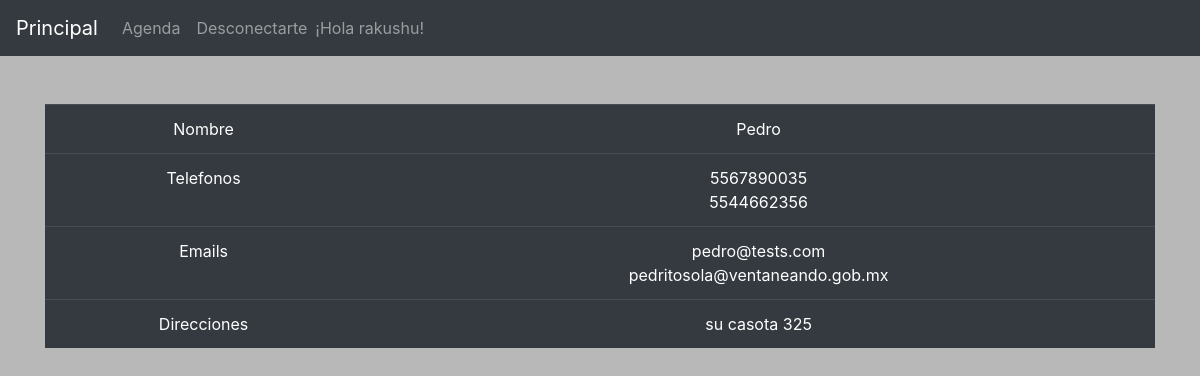
Screenshot of /contactos/detalles/5/ (signed in) with the database file from the repository.
### contactbook/models.py (models this page shows)
class Contacto(models.Model):
    name = models.CharField(max_length=100)
    phone = models.CharField(max_length=20)
    phone2 = models.CharField(max_length=20, null=True)
    phone3 = models.CharField(max_length=20, null=True)
    phone4 = models.CharField(max_length=20, null=True)
    phone5 = models.CharField(max_length=20, null=True)
    phone6 = models.CharField(max_length=20, null=True)
    phone7 = models.CharField(max_length=20, null=True)
    phone8 = models.CharField(max_length=20, null=True)
    phone9 = models.CharField(max_length=20, null=True)
    phone10 = models.CharField(max_length=20, null=True)
    email = models.EmailField()
    email2 = models.EmailField(null=True)
    email3 = models.EmailField(null=True)
    email4 = models.EmailField(null=True)
    email5 = models.EmailField(null=True)
    email6 = models.EmailField(null=True)
    email7 = models.EmailField(null=True)
    email8 = models.EmailField(null=True)
    email9 = models.EmailField(null=True)
    email10 = models.EmailField(null=True)
    address = models.CharField(max_length=150)
    address2 = models.CharField(max_length=150, null=True)
    address3 = models.CharField(max_length=150, null=True)
    address4 = models.CharField(max_length=150, null=True)
    address5 = models.CharField(max_length=150, null=True)
    address6 = models.CharField(max_length=150, null=True)
    address7 = models.CharField(max_length=150, null=True)
    address8 = models.CharField(max_length=150, null=True)
    address9 = models.CharField(max_length=150, null=True)
    address10 = models.CharField(max_length=150, null=True)
    owner = models.ForeignKey(User, on_delete=models.CASCADE)

### contactbook/views.py (the view)
# urls.py: path('contactos/detalles/<int:contact_id>/', contact_detail_page, name='details'),
def contact_detail_page(request, contact_id):
    obj = Contacto.objects.get(id=contact_id)
    template_name = 'contact_detail.html'
    context = {"object": obj}
    return render(request, template_name, context)

### contactos/templates/contact_detail.html (shortened to what this page needs)
{% extends 'base.html' %}
{% block content %}
{% if user.is_authenticated %}
  <div style="text-align:center">
      <div class="container">
          <br>
          <br>
          <table class="table table-dark">
              <tr><td>Nombre</td><td>{{ object.name }}</td></tr>
              <tr><td>Telefonos</td><td>
                  <ul class="list-group">
                      <li class="list-group item">{{ object.phone }}</li>
                      <li class="list-group item">{{ object.phone2 }}</li>
                  </ul>
                  </td>
              </tr>
              <tr><td>Emails</td><td>
                  <ul class="list-group">
                      <li class="list-group item">{{ object.email }}</li>
                      <li class="list-group item">{{ object.email2 }}</li>
                  </ul>
              </td>
              </tr>
              <tr><td>Direcciones</td><td>
                  <ul class="list-group">
                      <li class="list-group item">{{ object.address }}</li>
                  </ul>
              </td>
              </tr>
          </table>
      </div>
  </div>
{% else %}
  <p>No estás conectado</p>
{% endif %}
{% endblock %}

### contactos/templates/base.html (shortened to what this page needs)
{% load static %}
<!doctype html>
<html lang="en">
  <head>
    <link rel="stylesheet" href="https://stackpath.bootstrapcdn.com/bootstrap/4.3.1/css/bootstrap.min.css">
    <link rel="stylesheet" href="{% static 'css/estilo.css' %}">
  </head>
  <body>
      <nav class="navbar navbar-expand-lg navbar-dark bg-dark">
          <a class="navbar-brand" href="{% url 'home' %}">Principal</a>
          <div class="collapse navbar-collapse" id="navbarNavAltMarkup">
            <div class="navbar-nav">
              {% if user.is_authenticated %}<a class="nav-item nav-link" href="{% url 'list_contacts' %}">Agenda</a> <a class="nav-item nav-link" href="{% url 'logout' %}">Desconectarte</a> <span class="navbar-text">¡Hola {{ user.username }}! </span>{% else %} <a class="nav-item nav-link" href="{% url 'signup' %}">Únete</a>   <a class="nav-item nav-link" href="{% url 'login' %}">Conéctate</a> {% endif %}
            </div>
          </div>
      </nav>
      <main>
        {% block content %}
        {% endblock %}
      </main>
  </body>
</html>

### contactos/static/css/estilo.css (style rules this page uses)
body { background-color: #B8B8B8; }

### rows the page displays
Contacto: name "Pedro", phone "5567890035", phone2 "5544662356", email "pedro@tests.com", email2 "pedritosola@ventaneando.gob.mx", address "su casota 325"

### other values shown
{{ user.username }} "rakushu"
